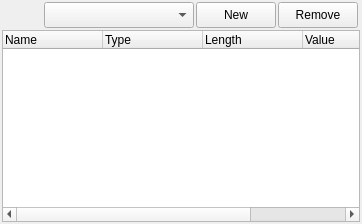
     <widget class="QWidget" name="SocketSetting">
      <attribute name="title">
       <string>Socket Setting</string>
      </attribute>
      <layout class="QGridLayout" name="gridLayout_23">
       <property name="leftMargin">
        <number>2</number>
       </property>
       <property name="topMargin">
        <number>2</number>
       </property>
       <property name="rightMargin">
        <number>2</number>
       </property>
       <property name="bottomMargin">
        <number>2</number>
       </property>
       <property name="spacing">
        <number>2</number>
       </property>
       <item row="0" column="3">
        <widget class="QPushButton" name="pushButton_ByteOrderDel">
         <property name="minimumSize">
          <size>
           <width>80</width>
           <height>26</height>
          </size>
         </property>
         <property name="maximumSize">
          <size>
           <width>80</width>
           <height>26</height>
          </size>
         </property>
         <property name="text">
          <string>Remove</string>
         </property>
        </widget>
       </item>
       <item row="1" column="0" colspan="5">
        <widget class="QTreeWidget" name="treeWidget_ByteOrder">
         <column>
          <property name="text">
           <string notr="true">Name</string>
          </property>
         </column>
         <column>
          <property name="text">
           <string>Type</string>
          </property>
         </column>
         <column>
          <property name="text">
           <string>Length</string>
          </property>
         </column>
         <column>
          <property name="text">
           <string>Value</string>
          </property>
         </column>
         <column>
          <property name="text">
           <string>Note</string>
          </property>
         </column>
        </widget>
       </item>
       <item row="0" column="1">
        <widget class="QComboBox" name="comboBox_ByteOrders">
         <property name="minimumSize">
          <size>
           <width>150</width>
           <height>26</height>
          </size>
         </property>
         <property name="maximumSize">
          <size>
           <width>150</width>
           <height>26</height>
          </size>
         </property>
        </widget>
       </item>
       <item row="0" column="0">
        <spacer name="horizontalSpacer_4">
         <property name="orientation">
          <enum>Qt::Horizontal</enum>
         </property>
         <property name="sizeHint" stdset="0">
          <size>
           <width>40</width>
           <height>20</height>
          </size>
         </property>
        </spacer>
       </item>
       <item row="0" column="2">
        <widget class="QPushButton" name="pushButton_ByteOrderNew">
         <property name="minimumSize">
          <size>
           <width>80</width>
           <height>26</height>
          </size>
         </property>
         <property name="maximumSize">
          <size>
           <width>80</width>
           <height>26</height>
          </size>
         </property>
         <property name="text">
          <string>New</string>
         </property>
        </widget>
       </item>
      </layout>
     </widget>
